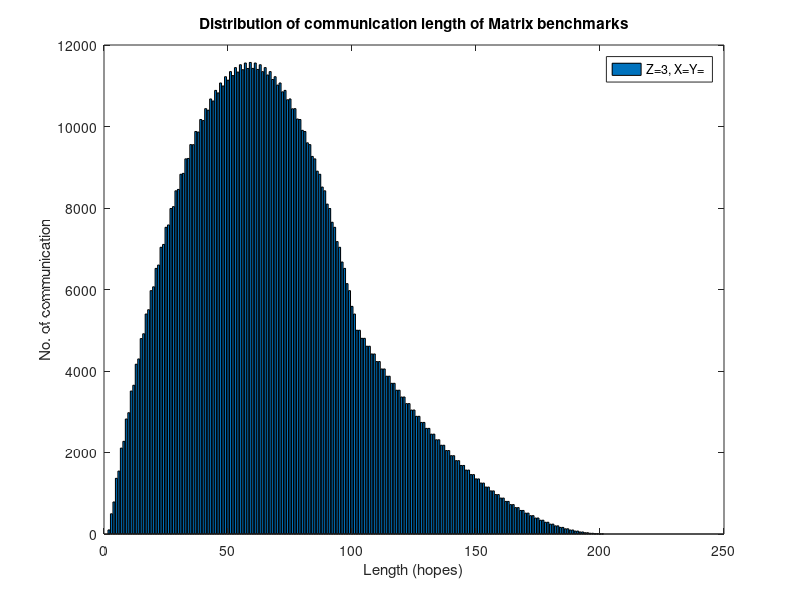

MATLAB code to generate this figure:
L = [];
test_size=100:100;
for SIZE=test_size
    X = SIZE;
    Y = SIZE;
    Z = 3;
    
    for l=1:(X+Y+Z-2)
        %L(SIZE,l) = 0;
        L(l,SIZE) = 0;
    end

    for a=1:X
        for b=1:Y
            %for c=1:Z
            c=1; %matrix A
            source = [a,b,c];
            destination = [b,a,c+2];
            comm_len= abs(source(1) - destination(1)) +abs(source(2) - destination(2))+abs(source(3) - destination(3))+1;
            L(comm_len,SIZE) = L(comm_len,SIZE)+1;
            c=2; %matrix B
            source = [a,b,c];
            for k=1:SIZE
            destination = [k,a,c-1];
            comm_len= abs(source(1) - destination(1)) +abs(source(2) - destination(2))+abs(source(3) - destination(3))+1;
            L(comm_len,SIZE) = L(comm_len,SIZE)+1;
            end
            
        end
    end
end

for SIZE=test_size
    subplot(1,1,SIZE-test_size(1)+1);
    bar(L(:,SIZE));
    legend(char('Z=3, X=Y=',num2str(SIZE)));
    xlabel('Length (hopes)'); ylabel('No. of communication'); title('Distribution of communication length of Matrix benchmarks');

end


